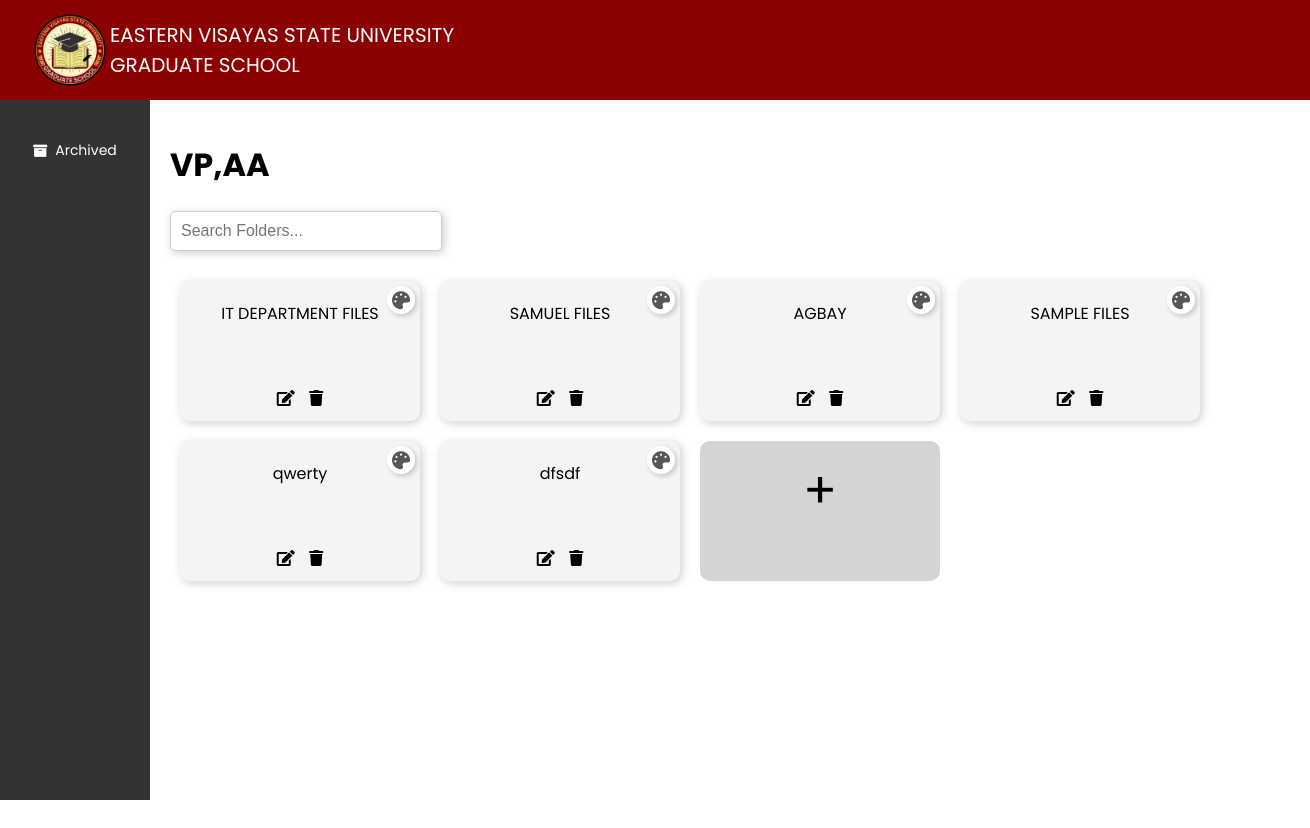
Screenshot of /files/ with the database file from the repository.
### FileExp/models.py (models this page shows)
class Category(models.Model):
    name = models.CharField(max_length=255)
    is_archived = models.BooleanField(default=False)

### FileExp/views.py (the view)
# urls.py: path('', category_list, name='home'),  # Add this line for homepage
def category_list(request):
    if request.method == 'POST':
        new_category_name = request.POST.get('category_name')
        if new_category_name:
            Category.objects.create(name=new_category_name)
            messages.success(request, "Category added successfully!")
            return redirect('category_list')
    categories = Category.objects.filter(is_archived = False)
    return render(request, "category_list.html", {"categories": categories})

### templates/category_list.html (shortened to what this page needs)
{% load static %}
<!DOCTYPE html>
<html lang="en">
<head>
    <link rel="stylesheet" href="https://cdnjs.cloudflare.com/ajax/libs/font-awesome/5.15.4/css/all.min.css">
</head>
<body>
    <div class="navbar">
        <img src="{% static 'images/GS_logo.png' %}" alt="GS Logo">
        <div class="university-text">
            EASTERN VISAYAS STATE UNIVERSITY <br> GRADUATE SCHOOL
        </div>
    </div>
    <div class="main-container">
        <div class="sidebar">
            <button onclick="window.location.href='{% url 'archived_categories' %}'" class="archive-btn">
                <i class="fas fa-archive"></i> Archived
            </button>
        </div>
        <div class="content">
            <h1>VP,AA</h1>
            <div class="search-container">
                <input type="text" id="search-bar" placeholder="Search Folders..." onkeyup="filterCategories()">
            </div>
            <div class="card-container">
                {% for category in categories %}
                <div class="card" data-id="{{ category.id }}" data-name="{{ category.name }}" style="background-color: #f4f4f4;">
                    <i class="fas fa-palette color-icon" onclick="openColorPicker('{{ category.id }}')"></i>
                    <a href="{% url 'upload_file' category.id %}" class="card-link">
                        <span class="card-name">{{ category.name }}</span>
                    </a>
                    <div class="actions">
                        <i class="fas fa-edit btn" onclick="editCategory(event, '{{ category.id }}')"></i>
                        <i class="fas fa-trash btn" onclick="deleteCategory(event, '{{ category.id }}')"></i>
                    </div>
                </div>
                {% endfor %}
                <div class="add-card" onclick="addCategory()">+</div>
            </div>
        </div>
    </div>
</body>
</html>

### templates/category_list.html (style rules this page uses)
body { margin: 0; padding: 0; display: flex; flex-direction: column; font-family: 'Poppins', sans-serif; }
.navbar { background-color: darkred; padding: 50px; text-align: center; font-size: 20px; width: 100%; color: white; display: flex; align-items: center; justify-content: center; position: relative; }
.navbar img { position: absolute; left: 20px; height: 100px; }
.navbar .university-text { position: absolute; left: 170px; text-align: left; }
.main-container { display: flex; flex-grow: 1; }
.sidebar { background-color: #333; color: white; width: 150px; height: calc(100vh - 100px); padding: 20px; box-sizing: border-box; flex-shrink: 0; }
.content { flex-grow: 1; padding: 20px; min-height: calc(100vh - 100px); }
.card-container { display: flex; flex-wrap: wrap; }
.card, .add-card { display: inline-block; width: 200px; height: 100px; margin: 10px; padding: 20px; text-align: center; border-radius: 10px; cursor: pointer; position: relative; text-decoration: none; }
.card { position: relative; background: #f4f4f4; color: black; box-shadow: 2px 2px 10px rgba(0, 0, 0, 0.2); transition: box-shadow 0.3s ease-in-out; border-radius: 10px; overflow: hidden; }
.add-card { background: #d4d4d4; font-size: 50px; line-height: 60px; }
.card .actions { position: absolute; bottom: 10px; left: 50%; transform: translateX(-50%); }
.card .actions .btn { margin: 0 5px; cursor: pointer; pointer-events: auto; }
.card a { text-decoration: none; color: inherit; display: block; width: 100%; height: 100%; }
.university-text { margin-left: -60px; }
.search-container { display: flex; justify-content: flex-start; align-items: center; width: auto; margin-bottom: 20px; }
#search-bar { width: 250px; padding: 10px; border: 1px solid #ccc; border-radius: 5px; font-size: 16px; box-shadow: 2px 2px 10px rgba(0, 0, 0, 0.2); transition: box-shadow 0.3s ease-in-out; }
.color-icon { position: absolute; top: 5px; right: 5px; font-size: 18px; color: #555; cursor: pointer; background: white; padding: 5px; border-radius: 50%; box-shadow: 2px 2px 5px rgba(0, 0, 0, 0.2); }
.archive-btn { background-color: transparent; border: none; color: white; padding: 10px; cursor: pointer; font-size: 14px; display: flex; align-items: center; justify-content: center; gap: 8px; transition: background-color 0.3s ease, color 0.3s ease; font-family: 'Poppins', sans-serif; width: 100%; border-radius: 5px; margin: 10px 0; }

### rows the page displays
Category: name "IT DEPARTMENT FILES"
Category: name "SAMUEL FILES"
Category: name "AGBAY"
Category: name "SAMPLE FILES"
Category: name "qwerty"
Category: name "dfsdf"
